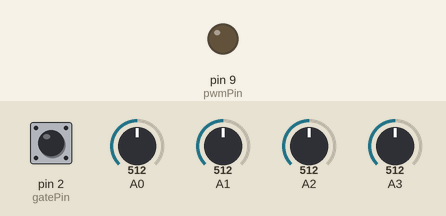
Recording of a sketch running on a simulated Arduino Uno, built with avr-gcc and run on an emulated ATmega328P. On the bench: output pins drawn as LEDs (lit = HIGH). Inputs (shaded band) come from the test bench; at power-on: pin 2 (gatePin) HIGH, A0 = 512, A1 = 512, A2 = 512, A3 = 512.

Above: at 1.2 s.
1.3 s: pin 2 (gatePin) pulled LOW for 1 s
At 2.1 s:
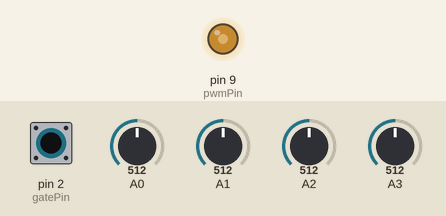
3.9 s: pin 2 (gatePin) pulled LOW for 3.2 s
At 4.06 s:
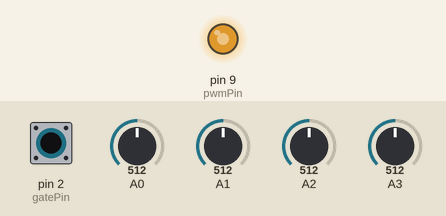
Timing chart, 0 to 8.7 s (numbered marks = the images above; inputs shaded):
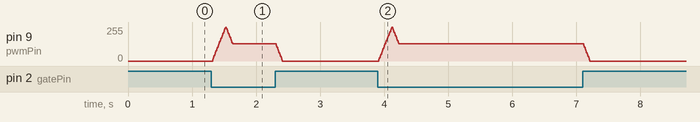

The sketch:

ADSR.ino
```cpp
int gatePin = 2;

int pwmPin = 9;
int pwmValue = 0;

int pwmAttackSpeed = 100;
int pwmDecaySpeed = 10;
int pwmSustainValue = 215;
int pwmReleaseSpeed = 100;
bool triggered = false;

int envelopeStatus = 0;

void setup() {
  TCCR1B = TCCR1B & B11111000 | B00000001;
  pinMode(gatePin, INPUT_PULLUP);
  pinMode(pwmPin, OUTPUT);
  Serial.begin(9600);

}

void loop() {
  if (digitalRead(gatePin) == LOW && triggered == false) {
    envelopeStatus = 1;
    triggered = true;
  }

  if (digitalRead(gatePin) == HIGH && triggered == true) {
    envelopeStatus = 4;
    triggered = false;
  }

  analogWrite(pwmPin, pwmValue);

  pwmAttackSpeed  = analogRead(A0) > 980 ? 200 : 1 + analogRead(A0) / 40;
  pwmDecaySpeed   = analogRead(A1) > 980 ? 200 : 1 + analogRead(A1) / 40;
  pwmSustainValue = analogRead(A2) / 4;
  pwmReleaseSpeed = analogRead(A3) > 980 ? 200 : 1 + analogRead(A3) / 40;

  /*
  Serial.print("A=");
  Serial.print(pwmAttackSpeed);
  Serial.print(" D=");
  Serial.print(pwmDecaySpeed);
  Serial.print(" S=");
  Serial.print(pwmSustainValue);
  Serial.print(" R=");
  Serial.print(pwmReleaseSpeed);
  Serial.print(" Status=");
  Serial.println(envelopeStatus);
  Serial.print(" PWM Value=");
  Serial.println(pwmValue);
  */

  switch (envelopeStatus) {
    // ATTACK
    case 1:
      if (pwmValue + pwmAttackSpeed <= 255) {
        pwmValue = pwmValue + pwmAttackSpeed;
      } else {
        pwmValue = 255;
        envelopeStatus = 2;
      }
      break;

  // DECAY
  case 2:
    if (pwmValue - pwmDecaySpeed >= pwmSustainValue) {
      pwmValue = pwmValue - pwmDecaySpeed;
    } else {
      pwmValue = pwmSustainValue;
      envelopeStatus = 3;
    }
    break;

  // SUSTAIN
  case 3:
    pwmValue = pwmSustainValue;
    break;

  // RELEASE
  case 4:
    if (pwmValue - pwmReleaseSpeed >= 0) {
      pwmValue = pwmValue - pwmReleaseSpeed;
    } else {
      pwmValue = 0;
      envelopeStatus = 0;
    }
    break;

  }

  delay(10);
}
```

Measured:
- after the input at 1.3 s, pin 9 (pwmPin): rises from 0/255 to 255/255 in 0.21 s, then falls to 0/255 in 0.89 s
- after the input at 3.9 s, pin 9 (pwmPin): rises from 0/255 to 255/255 in 0.21 s, then falls to 0/255 in 3.1 s
